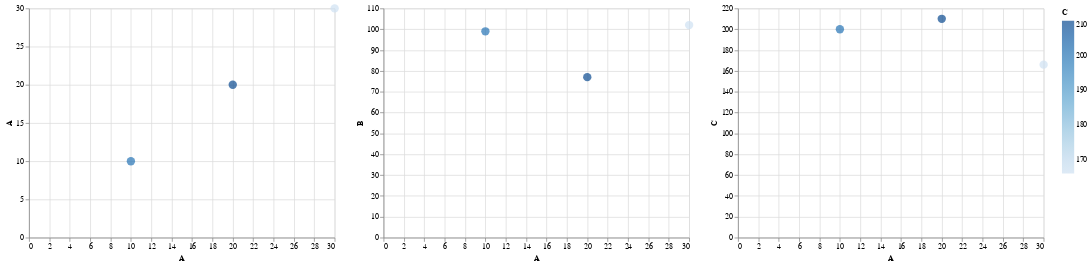

Notebook source saved alongside this figure:
### Code cell
s = alt.selection_interval()
chart = alt.Chart(df).mark_circle(size=120).encode(
                                    x='A', 
                                    color=alt.condition(s,'C',alt.value('firebrick'))
                                    ).properties(selection=s)

chart.encode(y='A') | chart.encode(y='B') | chart.encode(y='C')

### Figure 1 — Vega-Lite specification as saved in the notebook (floating-point values rounded to 4 significant figures)
{"config": {"view": {"continuousWidth": 400, "continuousHeight": 300}}, "hconcat": [{"mark": {"type": "circle", "size": 120}, "encoding": {"color": {"condition": {"type": "quantitative", "field": "C", "selection": "selector018"}, "value": "firebrick"}, "x": {"type": "quantitative", "field": "A"}, "y": {"type": "quantitative", "field": "A"}}, "selection": {"selector018": {"type": "interval"}}}, {"mark": {"type": "circle", "size": 120}, "encoding": {"color": {"condition": {"type": "quantitative", "field": "C", "selection": "selector018"}, "value": "firebrick"}, "x": {"type": "quantitative", "field": "A"}, "y": {"type": "quantitative", "field": "B"}}, "selection": {"selector018": {"type": "interval"}}}, {"mark": {"type": "circle", "size": 120}, "encoding": {"color": {"condition": {"type": "quantitative", "field": "C", "selection": "selector018"}, "value": "firebrick"}, "x": {"type": "quantitative", "field": "A"}, "y": {"type": "quantitative", "field": "C"}}, "selection": {"selector018": {"type": "interval"}}}], "data": {"name": "data-97f92e221851b6dac6ab3438a5474e4b"}, "$schema": "https://vega.github.io/schema/vega-lite/v4.8.1.json", "datasets": {"data-97f92e221851b6dac6ab3438a5474e4b": [{"A": 10, "B": 99, "C": 200, "S": "XX"}, {"A": 20, "B": 77, "C": 210, "S": "YY"}, {"A": 30, "B": 102, "C": 166, "S": "ZZ"}]}}
